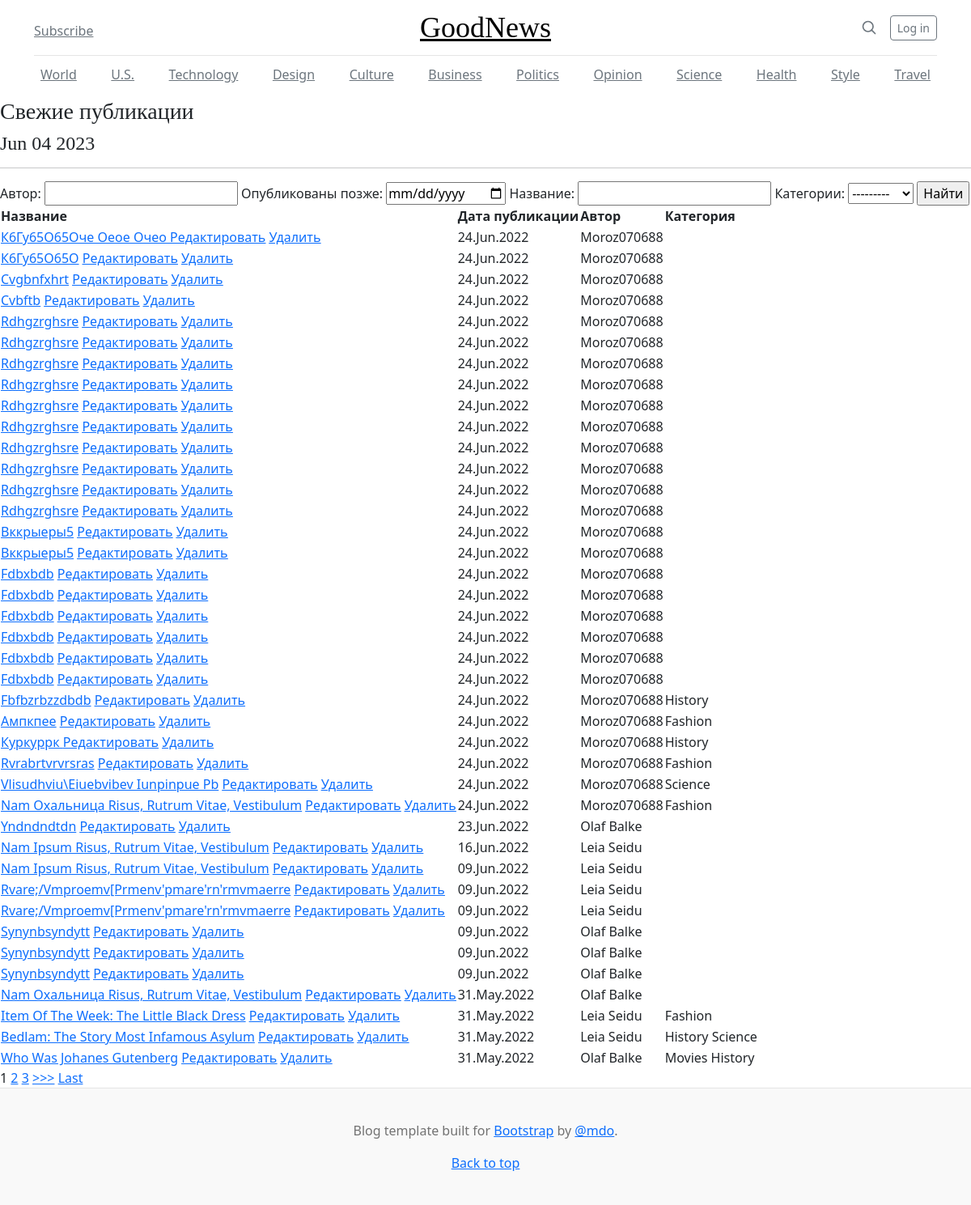
The page /post_list on the database as committed earlier.
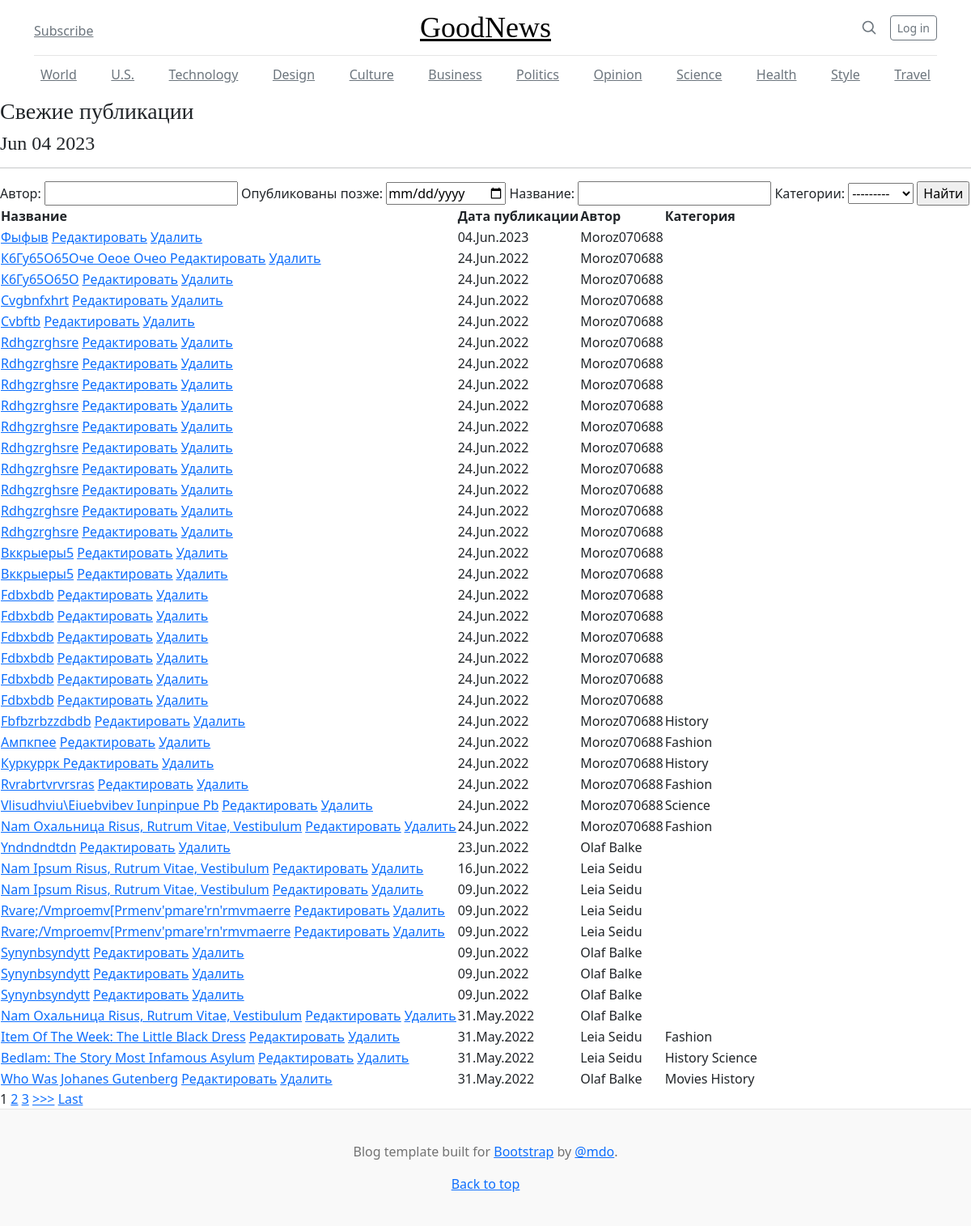
The same page on the database as committed later.
### news/models.py (models this page shows, shortened)
class Post(models.Model):
    author = models.ForeignKey(Author, on_delete=models.CASCADE)
    post_type = models.CharField(max_length=3, choices=[('ART', 'Article'), ('NEW', 'News')], default='A')
    creation_date = models.DateTimeField(auto_now_add=True)
    categories = models.ManyToManyField(Category, through='PostCategory', related_name="post_categories")
    post_title = models.CharField(max_length=255)
    post_text = models.TextField()
    post_rating = models.IntegerField(default=0)

class Author(models.Model):
    user = models.OneToOneField(User, on_delete=models.CASCADE)
    user_rating = models.IntegerField(default=0)
    def __str__(self):
        return f'{self.user}'

class Category(models.Model):
    category_name = models.CharField(max_length=256, unique=True)
    subscribers = models.ManyToManyField(User, through='UserCategory')

### news/views.py (the view, shortened to what this page needs)
# urls.py: path('post_list', PostList.as_view(), name='post_list'),
class PostList(ListView):
    model = Post
    template_name = 'post_list.html'
    context_object_name = 'post_list'
    ordering = '-creation_date'
    paginate_by = 1
    form_class = PostForm
    def get_context_data(self, **kwargs):
        context = super().get_context_data(**kwargs)
        context['time_now'] = datetime.utcnow()
        context['filter'] = PostFilter(self.request.GET, queryset=self.get_queryset())
        context['categories'] = Category.objects.all()
        return context
    def get_queryset(self):
        queryset = super().get_queryset()
        return PostFilter(self.request.GET, queryset=queryset).qs

### templates/news/post_list.html (shortened to what this page needs)
{% extends 'flatpages/default.html' %}
{% load custom_filters %}
{% block content %}
    <h3>Свежие публикации </h3>
    <h4> {{ time_now|date:'M d Y' }}</h4>
    <hr>
<form method="GET">
    {{ filter.form }}
    <input type="submit" value="Найти">
</form>
<table>
    <thead>
        <th>Название</th>
        <th>Дата публикации</th>
        <th>Автор</th>
        <th>Категория</th>
    </thead>
    {% for post in filter.qs %}
    <tr>
        <td>
            <a href="{% url 'post_detail' post.id %}">{{ post.post_title |  title }}</a>
            <a href="{% url 'post_update' post.id %}"><u>Редактировать</u></a>
            <a href="{% url 'post_delete' post.id %}"><u>Удалить</u></a>
        </td>
        <td>{{ post.creation_date | date:'d.M.Y' }}</td>
        <td>{{ post.author | title }}</td>
        <td>{% for category in post.categories.all %}
            {{ category.category_name }}
            {% endfor %}
        </td>
    </tr>
    {% endfor %}
</table>
{% if is_paginated %}
    {% for num in page_obj.paginator.page_range %}
        {% if page_obj.number == num %}
            <a>{{ num }}</a>
        {% elif num > page_obj.number|add:'-3' and num < page_obj.number|add:'3' %}
            <a href="?page={{ num }}">{{ num }}</a>
        {% endif %}
    {% endfor %}
    {% if page_obj.has_next %}
        <a href="?page={{ page_obj.next_page_number }}">>>></a>
        <a href="?page={{ page_obj.paginator.num_pages }}">Last</a>
    {% endif %}
{% endif %}
{% endblock content %}

Rows that differ between the two databases and show on the page:
added Post: post_title "Фыфыв", creation_date "04.Jun.2023", author "Moroz070688"
